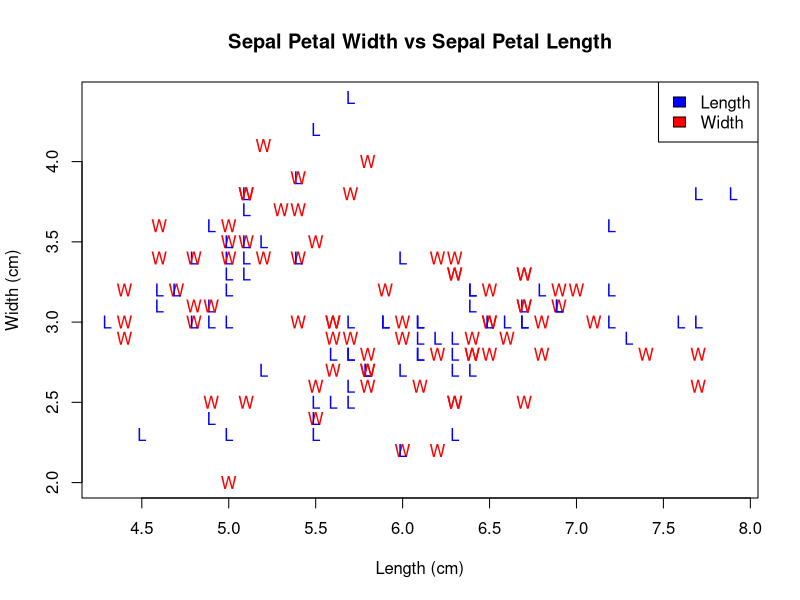
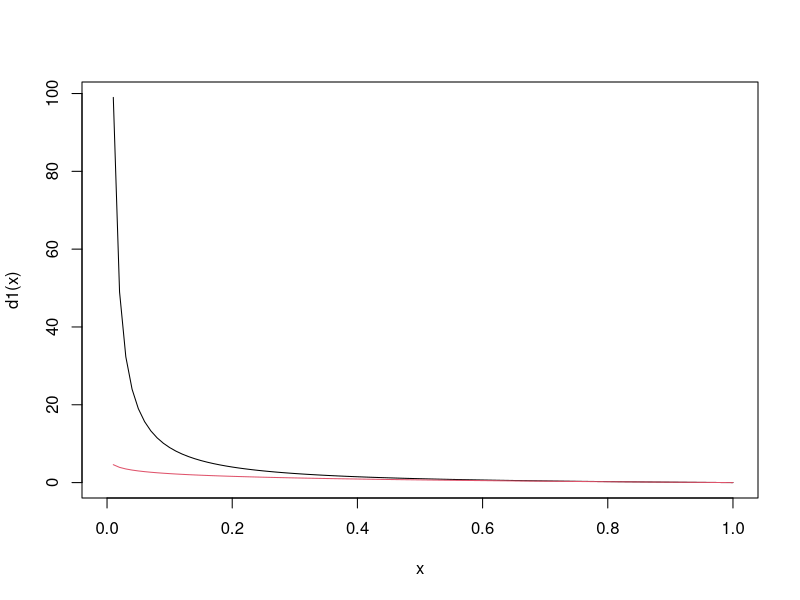

Recreate these plots in R, in order.
problem3a <- function(data){
  print("Basic Description:")
  cat(paste("No of Data Points: ",nrow(data),"\n"))
  cat(paste("No of Data Features: ",ncol(data),"\n"))
  cat(paste("No of Response Classes: ",length(levels(data$Species))))
}

problem3b <- function(data){
  limit <- ncol(data)-1
  print("Mean:")
  print(sapply(data[,1:limit],mean))
  print("Median:")
  print(sapply(data[,1:limit],median))
  print("Mode:")
  print(sapply(data[,1:limit],sd))
  print("Minimum:")
  print(sapply(data[,1:limit],min))
  print("Maximum:")
  print(sapply(data[,1:limit],max))
}

problem3c <- function(data){
  plot(data[,1:2],
       pch=c("W","L"),
       col=c("red","blue"),
       main="Sepal Petal Width vs Sepal Petal Length",
       ylab="Width (cm)",
       xlab="Length (cm)",
  )
  legend("topright",
         c("Length","Width"),
         fill=c("blue","red")
  )
}

d1 <- function(s){
  (1-s)/s
}

d2 <- function(s){
  -log(s)
}

problem4 <- function(){
  curve(d1, col = 1)
  curve(d2, col = 2, add = TRUE)
}

# d1 and d2 become more similar ad s -> infinity

#
#The value of logm/df will be the maximum value 
#The value of logm/df will be 0

#Problem 6
#a
x <- c(0,1,0,1,0,1,0,1,0,1)
y <- c(0,1,0,0,0,1,1,0,0,0)
hamming.distance <- sum(xor(x, y))
jaccard.distance <- sum(!xor(x, y))

SMC <- function(x,y){
  hamming.distance <- sum(xor(x, y))
  length(x) - hamming.distance
}

#b
SMC(x,y)

#c
# The equations are similar Cosine measure just takes only unique values while jaccard takes the whole sample


# Problem 7

cosine <- function(x,y){
  sum(x*y)/length(x)
}
cor(x,y)
euclidean.distance <- function(x, y) sqrt(sum((x - y)^2))

problem3a(iris)
problem3b(iris)
problem3c(iris)
problem4()


# Problem 6

#a 

xor(c(0,1,0,1,0,1,0,1,0,1), 0100011000
)



